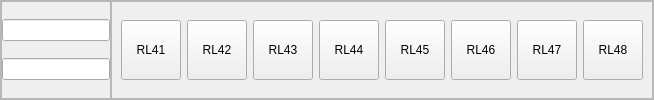
          <widget class="QFrame" name="row4">
           <property name="frameShape">
            <enum>QFrame::StyledPanel</enum>
           </property>
           <property name="frameShadow">
            <enum>QFrame::Raised</enum>
           </property>
           <layout class="QHBoxLayout" name="horizontalLayout_10">
            <property name="spacing">
             <number>0</number>
            </property>
            <property name="leftMargin">
             <number>0</number>
            </property>
            <property name="topMargin">
             <number>0</number>
            </property>
            <property name="rightMargin">
             <number>0</number>
            </property>
            <property name="bottomMargin">
             <number>0</number>
            </property>
            <item>
             <widget class="QFrame" name="row4Frame">
              <property name="minimumSize">
               <size>
                <width>0</width>
                <height>0</height>
               </size>
              </property>
              <property name="maximumSize">
               <size>
                <width>120</width>
                <height>16777215</height>
               </size>
              </property>
              <property name="frameShape">
               <enum>QFrame::StyledPanel</enum>
              </property>
              <property name="frameShadow">
               <enum>QFrame::Raised</enum>
              </property>
              <layout class="QVBoxLayout" name="row4FrameverticalLayout">
               <property name="spacing">
                <number>0</number>
               </property>
               <property name="leftMargin">
                <number>0</number>
               </property>
               <property name="topMargin">
                <number>0</number>
               </property>
               <property name="rightMargin">
                <number>0</number>
               </property>
               <property name="bottomMargin">
                <number>0</number>
               </property>
               <item>
                <widget class="QLineEdit" name="row4HlineEdit"/>
               </item>
               <item>
                <widget class="QLineEdit" name="row4LlineEdit"/>
               </item>
              </layout>
             </widget>
            </item>
            <item>
             <widget class="QFrame" name="row4ButtonsFrame">
              <property name="frameShape">
               <enum>QFrame::StyledPanel</enum>
              </property>
              <property name="frameShadow">
               <enum>QFrame::Raised</enum>
              </property>
              <layout class="QHBoxLayout" name="row4ButtonsFramehorizontalLayout">
               <item>
                <widget class="QPushButton" name="RL41">
                 <property name="minimumSize">
                  <size>
                   <width>60</width>
                   <height>50</height>
                  </size>
                 </property>
                 <property name="maximumSize">
                  <size>
                   <width>60</width>
                   <height>60</height>
                  </size>
                 </property>
                 <property name="text">
                  <string>RL41</string>
                 </property>
                 <property name="checkable">
                  <bool>true</bool>
                 </property>
                </widget>
               </item>
               <item>
                <widget class="QPushButton" name="RL42">
                 <property name="minimumSize">
                  <size>
                   <width>60</width>
                   <height>50</height>
                  </size>
                 </property>
                 <property name="maximumSize">
                  <size>
                   <width>60</width>
                   <height>60</height>
                  </size>
                 </property>
                 <property name="text">
                  <string>RL42</string>
                 </property>
                 <property name="checkable">
                  <bool>true</bool>
                 </property>
                </widget>
               </item>
               <item>
                <widget class="QPushButton" name="RL43">
                 <property name="minimumSize">
                  <size>
                   <width>60</width>
                   <height>50</height>
                  </size>
                 </property>
                 <property name="maximumSize">
                  <size>
                   <width>60</width>
                   <height>60</height>
                  </size>
                 </property>
                 <property name="text">
                  <string>RL43</string>
                 </property>
                 <property name="checkable">
                  <bool>true</bool>
                 </property>
                </widget>
               </item>
               <item>
                <widget class="QPushButton" name="RL44">
                 <property name="minimumSize">
                  <size>
                   <width>60</width>
                   <height>50</height>
                  </size>
                 </property>
                 <property name="maximumSize">
                  <size>
                   <width>60</width>
                   <height>60</height>
                  </size>
                 </property>
                 <property name="text">
                  <string>RL44</string>
                 </property>
                 <property name="checkable">
                  <bool>true</bool>
                 </property>
                </widget>
               </item>
               <item>
                <widget class="QPushButton" name="RL45">
                 <property name="minimumSize">
                  <size>
                   <width>60</width>
                   <height>50</height>
                  </size>
                 </property>
                 <property name="maximumSize">
                  <size>
                   <width>60</width>
                   <height>60</height>
                  </size>
                 </property>
                 <property name="text">
                  <string>RL45</string>
                 </property>
                 <property name="checkable">
                  <bool>true</bool>
                 </property>
                </widget>
               </item>
               <item>
                <widget class="QPushButton" name="RL46">
                 <property name="minimumSize">
                  <size>
                   <width>60</width>
                   <height>50</height>
                  </size>
                 </property>
                 <property name="maximumSize">
                  <size>
                   <width>60</width>
                   <height>60</height>
                  </size>
                 </property>
                 <property name="text">
                  <string>RL46</string>
                 </property>
                 <property name="checkable">
                  <bool>true</bool>
                 </property>
                </widget>
               </item>
               <item>
                <widget class="QPushButton" name="RL47">
                 <property name="minimumSize">
                  <size>
                   <width>60</width>
                   <height>50</height>
                  </size>
                 </property>
                 <property name="maximumSize">
                  <size>
                   <width>60</width>
                   <height>60</height>
                  </size>
                 </property>
                 <property name="text">
                  <string>RL47</string>
                 </property>
                 <property name="checkable">
                  <bool>true</bool>
                 </property>
                </widget>
               </item>
               <item>
                <widget class="QPushButton" name="RL48">
                 <property name="minimumSize">
                  <size>
                   <width>60</width>
                   <height>50</height>
                  </size>
                 </property>
                 <property name="maximumSize">
                  <size>
                   <width>60</width>
                   <height>60</height>
                  </size>
                 </property>
                 <property name="text">
                  <string>RL48</string>
                 </property>
                 <property name="checkable">
                  <bool>true</bool>
                 </property>
                </widget>
               </item>
              </layout>
             </widget>
            </item>
           </layout>
          </widget>
